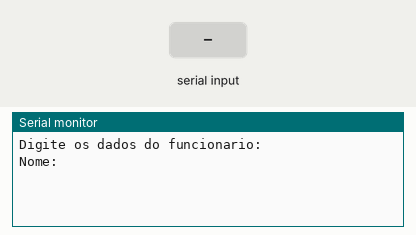
This sketch was run on a simulated Arduino Uno, built with avr-gcc and run on an emulated ATmega328P. Parts: the last lines printed to the serial monitor. The test bench sets the inputs (shaded band).

Above: at 1.2 s.
1.3 s: "90,45\n" received over Serial
At 2.5 s:
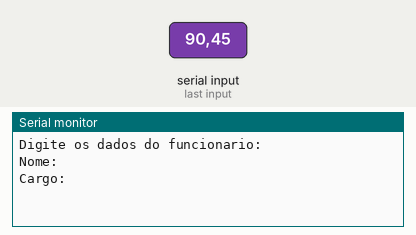
2.8 s: "30,150\n" received over Serial
At 3.9 s:
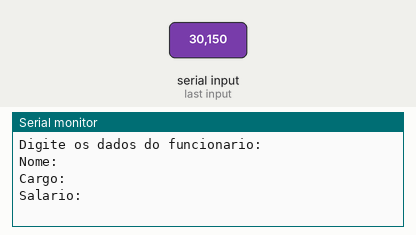
4.3 s: "5\n" received over Serial
At 4.9 s:
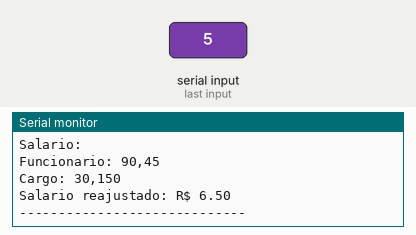

Measured:
- after the input at 1.3 s, the serial monitor: prints a new line at once (image 1)
- after the input at 2.8 s, the serial monitor: prints a new line at once (image 2)
- after the input at 4.3 s, the serial monitor: prints a new line at once (image 3)

The sketch:

if_simples_e_composto_ex91.ino
```cpp
// C++ code para Arduino
// Variáveis globais
String nome = "";
String cargo = "";
float salario = 0;
float novoSalario = 0;

void setup() {
  Serial.begin(9600); // Inicia a comunicação serial
}

void loop() {
  // Solicita os dados
  Serial.println("Digite os dados do funcionario:");

  // Nome
  Serial.println("Nome: ");
  while (!Serial.available()) {}
  nome = Serial.readStringUntil('\n');
  nome.trim(); // Remove espaços extras

  // Cargo
  Serial.println("Cargo: ");
  while (!Serial.available()) {}
  cargo = Serial.readStringUntil('\n');
  cargo.trim();

  // Salario
  Serial.println("Salario: ");
  while (!Serial.available()) {}
  salario = Serial.parseFloat();

  // Processamento do aumento
  if (salario < 500) {
    novoSalario = salario * 1.30;

    Serial.println("Funcionario: " + nome);
    Serial.println("Cargo: " + cargo);
    Serial.print("Salario reajustado: R$ ");
    Serial.println(novoSalario, 2);
  } else {
    Serial.println("Funcionario: " + nome);
    Serial.println("Cargo: " + cargo);
    Serial.print("Salario: R$ ");
    Serial.println(salario, 2);
    Serial.println("Nao tem direito a aumento.");
  }

  Serial.println("-----------------------------");
  delay(3000); // Aguarda antes de permitir novo input
}
```
